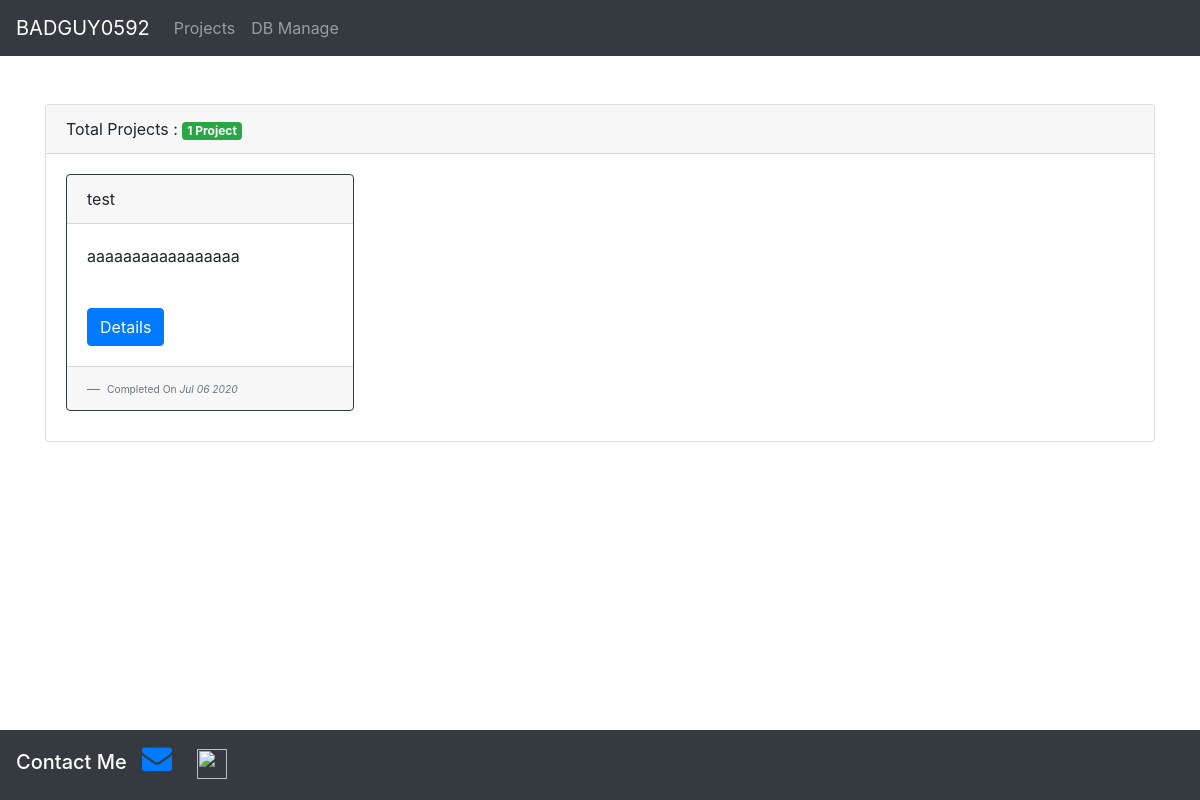
The page /projects/ on the database as committed earlier.
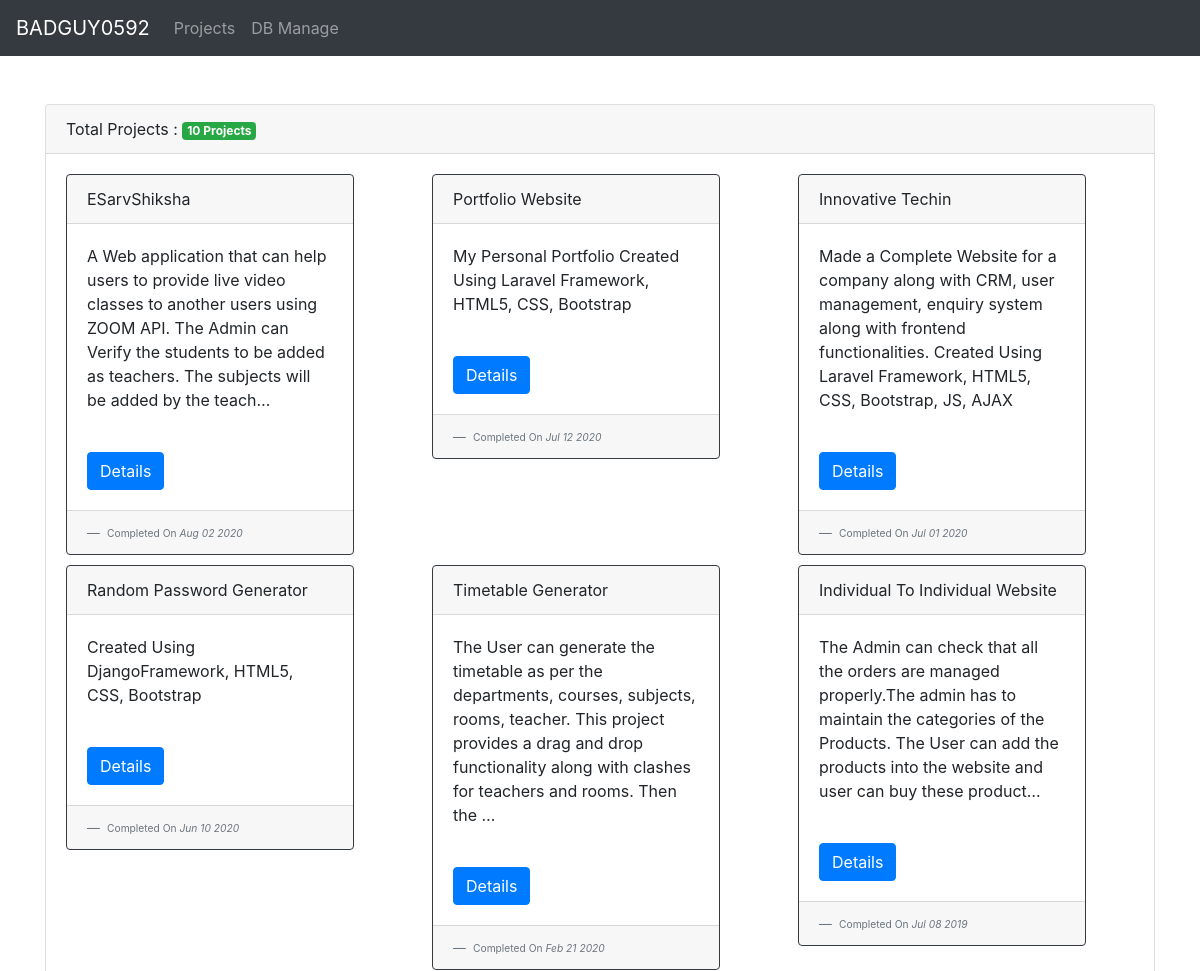
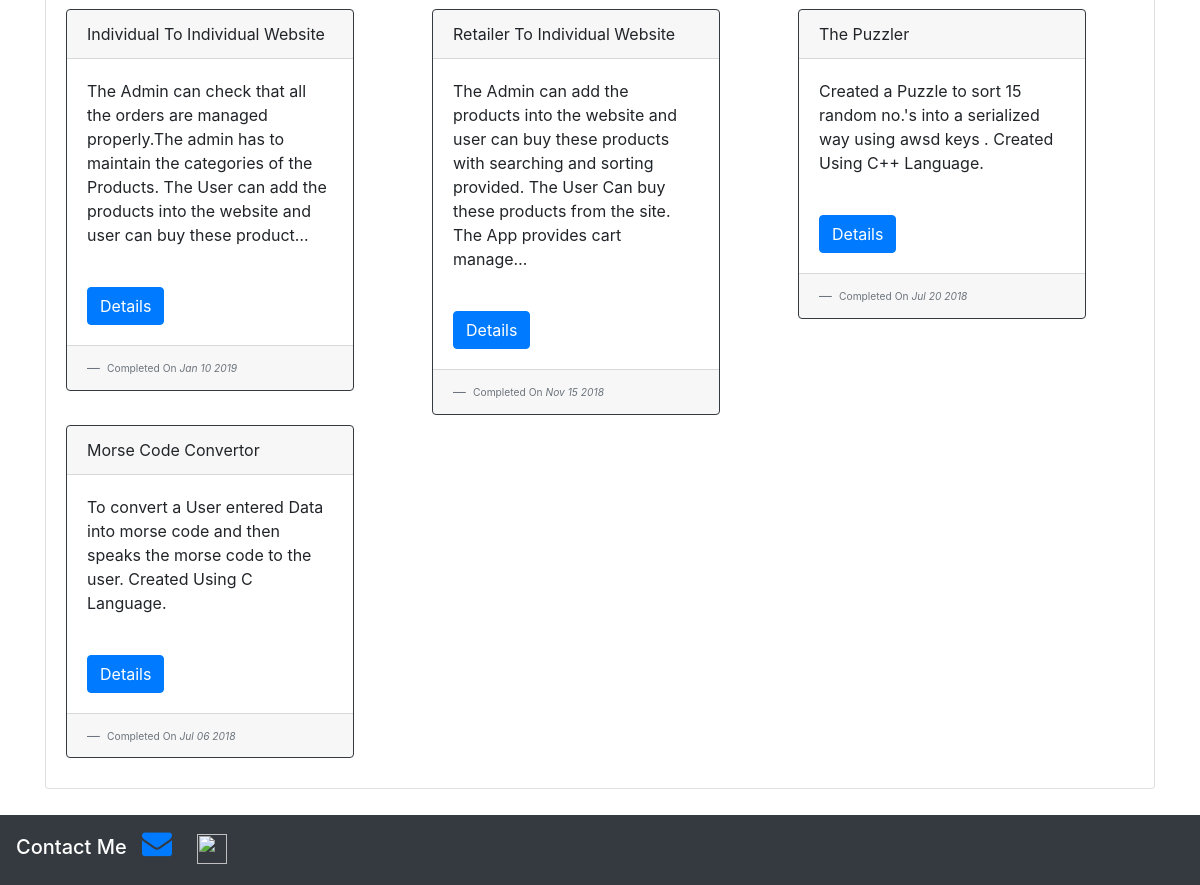
The same page on the database as committed later (2 pictures, top to bottom).
### blog/models.py (models this page shows, shortened)
class Blog(models.Model):
    title = models.CharField(max_length=100)
    description = models.TextField()
    date = models.DateField(("Date"),default="django.utils.timezone.now")
    urls = models.URLField(blank=True,max_length=50)

### blog/views.py (the view)
# urls.py: path('', views.blog_home, name="home"),
def blog_home(request):
    blogs = Blog.objects.order_by('-date')
    return render(request, 'blog/bloghome.html',{'blogs':blogs})

### blog/templates/blog/bloghome.html (shortened to what this page needs)
<!DOCTYPE html>
<html lang="en" dir="ltr">
  <head>
    <link rel="stylesheet" href="https://stackpath.bootstrapcdn.com/bootstrap/4.4.1/css/bootstrap.min.css">
    <link rel="stylesheet" href="https://cdnjs.cloudflare.com/ajax/libs/font-awesome/4.7.0/css/font-awesome.min.css">
</head>
  <body>
    {% load static %}
      <nav class="navbar navbar-expand-lg navbar-dark bg-dark">
        <a class="navbar-brand" href="{% url 'portfolio:home' %}">BADGUY0592</a>
        <div class="collapse navbar-collapse" id="navbarText">
          <ul class="navbar-nav mr-auto">
            <li class="nav-item">
              <a class="nav-link" href="{% url 'blog:home' %}">Projects</a>
            </li>
            <li class="nav-item">
              <a class="nav-link" href="/admin">DB Manage</a>
            </li>
          </ul>
        </div>
      </nav>
      <br><Br>
        <div class="container">
          <div class="card">
            <div class="card-header">
              Total Projects : <span class="badge badge-success">{{ blogs.count }} Project{{ blogs.count|pluralize }}</span>
            </div>
            <div class="card-body">
              <div class="row">
                {% for blog in blogs %}
                <div class="col-lg-4 col-md-6" style="margin-bottom:10px">
                  <div class="card border-dark" style="width: 18rem;">
                    <div class="card-header">
                      {{blog.title}}
                    </div>
                    <div class="card-body">
                      <p>{{blog.description|truncatechars:200}}</p><br>
                      <a href="{% url 'blog:blog_page' blog.id %}" class="btn btn-primary"> Details</a>
                    </div>
                    <div class="card-footer">
                      <footer class="blockquote-footer">
                        <small class="text-muted">
                          Completed On <cite title="Source Title">{{blog.date|date:'M d Y'}}</cite>
                        </small>
                      </footer>
                    </div>
                  </div>
                </div>
                {% endfor %}
              </div>
            </div>
          </div>
        </div>
        <br><br><br><br>
      <div class="navbar navbar-expand-lg navbar-dark bg-dark footer">
        <span class="h5 navbar-brand">
          Contact Me
          <a href="mailto:" style="padding:10px"><i class="fa fa-envelope" style="font-size:30px;"></i></a>
          <a href="#" style="padding:10px"><img src="{% static 'personalportfolio/discord.png' %}" style="width:30px;height:30px" alt=""></a>
        </span>
      </div>
  </body>
</html>

### blog/templates/blog/bloghome.html (style rules this page uses)
.footer { position: fixed; left: 0; bottom: 0; width: 100%; background-color: red; color: white; text-align: center; }

Rows that differ between the two databases and show on the page:
removed Blog: title "test", description "aaaaaaaaaaaaaaaaa", date "Jul 06 2020"
added Blog: title "ESarvShiksha", description "A Web application that can help users to provide live video classes to another users using ZOOM API. The Admin can Verify the students to be added as teachers. The subjects will be added by the teach…", date "Aug 02 2020"
added Blog: title "Portfolio Website", description "My Personal Portfolio Created Using Laravel Framework, HTML5, CSS, Bootstrap", date "Jul 12 2020"
added Blog: title "Innovative Techin", description "Made a Complete Website for a company along with CRM, user management, enquiry system along with frontend functionalities. Created Using Laravel Framework, HTML5, CSS, Bootstrap, JS, AJAX", date "Jul 01 2020"
added Blog: title "Random Password Generator", description "Created Using DjangoFramework, HTML5, CSS, Bootstrap", date "Jun 10 2020"
added Blog: title "Timetable Generator", description "The User can generate the timetable as per the departments, courses, subjects, rooms, teacher. This project provides a drag and drop functionality along with clashes for teachers and rooms. Then the …", date "Feb 21 2020"
added Blog: title "Individual To Individual Website", description "The Admin can check that all the orders are managed properly.The admin has to maintain the categories of the Products. The User can add the products into the website and user can buy these product…", date "Jul 08 2019"
added Blog: title "Individual To Individual Website", description "The Admin can check that all the orders are managed properly.The admin has to maintain the categories of the Products. The User can add the products into the website and user can buy these product…", date "Jan 10 2019"
added Blog: title "Retailer To Individual Website", description "The Admin can add the products into the website and user can buy these products with searching and sorting provided. The User Can buy these products from the site. The App provides cart manage…", date "Nov 15 2018"
added Blog: title "The Puzzler", description "Created a Puzzle to sort 15 random no.'s into a serialized way using awsd keys . Created Using C++ Language.", date "Jul 20 2018"
added Blog: title "Morse Code Convertor", description "To convert a User entered Data into morse code and then speaks the morse code to the user. Created Using C Language.", date "Jul 06 2018"
Other text that changed with them:
{{ blogs.count }}: "1" → "10"
